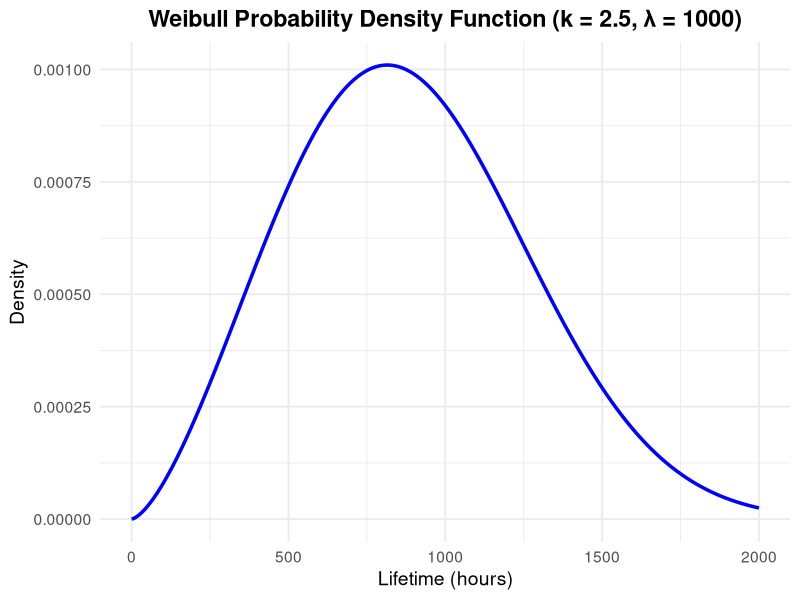
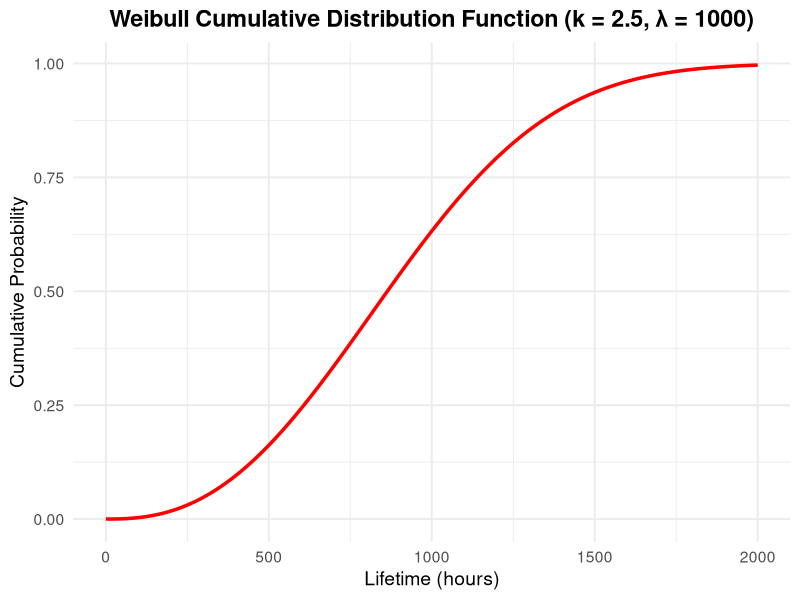

These figures' R source, in order:
## ---- chunk 1
# -----------------------------------------------------------
# Title: Weibull Distribution Example
# Description:
# This code illustrates the Weibull Distribution for the example
# given in the blog post. We define the Weibull PDF and CDF for
# shape parameter k = 2.5 and scale parameter λ = 1000.
#
# The Weibull distribution is often used to model lifetimes or
# failure times in reliability engineering. By plotting both the
# PDF and CDF, we visualize how the distribution behaves and how
# probabilities accumulate over time.
#
# The plots show:
#   - The PDF (density function), which represents the likelihood
#     of failure at a specific time.
#   - The CDF, which represents the probability that failure
#     occurs before a given time.
# -----------------------------------------------------------

# Load necessary library
library(ggplot2)

# Define parameters
shape_k <- 2.5   # shape parameter
scale_l <- 1000  # scale parameter

# Create a sequence of x values (time or lifetime)
x <- seq(0, 2000, length.out = 400)

# Compute the Weibull PDF and CDF
pdf_vals <- dweibull(x, shape = shape_k, scale = scale_l)
cdf_vals <- pweibull(x, shape = shape_k, scale = scale_l)

# Create a combined data frame for plotting
weibull_df <- data.frame(x = x, PDF = pdf_vals, CDF = cdf_vals)

# Plot 1: Probability Density Function (PDF)
pdf_plot <- ggplot(weibull_df, aes(x = x, y = PDF)) +
  geom_line(color = "blue", size = 1.2) +
  labs(title = paste0("Weibull Probability Density Function (k = ", shape_k, ", λ = ", scale_l, ")"),
       x = "Lifetime (hours)",
       y = "Density") +
  theme_minimal(base_size = 14) +
  theme(plot.title = element_text(face = "bold", hjust = 0.5))

# Plot 2: Cumulative Distribution Function (CDF)
cdf_plot <- ggplot(weibull_df, aes(x = x, y = CDF)) +
  geom_line(color = "red", size = 1.2) +
  labs(title = paste0("Weibull Cumulative Distribution Function (k = ", shape_k, ", λ = ", scale_l, ")"),
       x = "Lifetime (hours)",
       y = "Cumulative Probability") +
  theme_minimal(base_size = 14) +
  theme(plot.title = element_text(face = "bold", hjust = 0.5))

# Display both plots
pdf_plot
cdf_plot

# Compute an example probability:
# Probability that a light bulb fails before 800 hours
x_val <- 800
prob_failure <- pweibull(x_val, shape = shape_k, scale = scale_l)
cat("Probability that a light bulb fails before 800 hours (P(X < 800)) =", round(prob_failure, 3), "\n")
